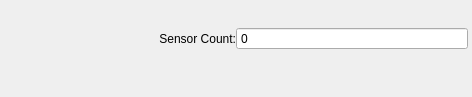
<?xml version="1.0" encoding="UTF-8"?>
<ui version="4.0">
 <class>SensorAddDialog</class>
 <widget class="QDialog" name="SensorAddDialog">
  <property name="geometry">
   <rect>
    <x>0</x>
    <y>0</y>
    <width>472</width>
    <height>97</height>
   </rect>
  </property>
  <property name="windowTitle">
   <string>Sensor Count Configure</string>
  </property>
  <layout class="QVBoxLayout" name="verticalLayout">
   <property name="spacing">
    <number>0</number>
   </property>
   <property name="leftMargin">
    <number>4</number>
   </property>
   <property name="topMargin">
    <number>4</number>
   </property>
   <property name="rightMargin">
    <number>4</number>
   </property>
   <property name="bottomMargin">
    <number>4</number>
   </property>
   <item>
    <layout class="QHBoxLayout" name="horizontalLayout">
     <item>
      <widget class="QLabel" name="label">
       <property name="text">
        <string>Sensor Count:</string>
       </property>
       <property name="alignment">
        <set>Qt::AlignRight|Qt::AlignTrailing|Qt::AlignVCenter</set>
       </property>
      </widget>
     </item>
     <item>
      <widget class="QSpinBox" name="editCount">
       <property name="buttonSymbols">
        <enum>QAbstractSpinBox::NoButtons</enum>
       </property>
       <property name="maximum">
        <number>100</number>
       </property>
      </widget>
     </item>
    </layout>
   </item>
   <item>
    <layout class="QHBoxLayout" name="btnLayout">
     <property name="spacing">
      <number>12</number>
     </property>
     <item>
      <spacer name="horizontalSpacer">
       <property name="orientation">
        <enum>Qt::Horizontal</enum>
       </property>
       <property name="sizeHint" stdset="0">
        <size>
         <width>358</width>
         <height>20</height>
        </size>
       </property>
      </spacer>
     </item>
    </layout>
   </item>
  </layout>
 </widget>
 <resources/>
 <connections/>
</ui>
